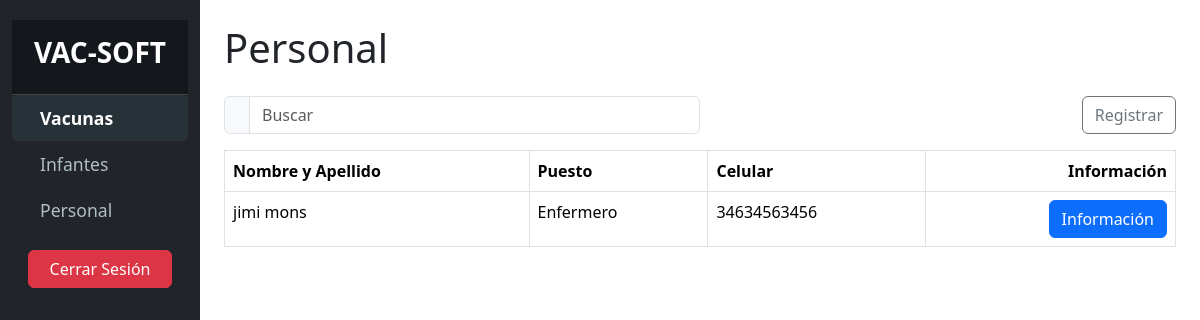
Screenshot of /personal.php (signed in) with the database file from the repository.
### tables this page shows
CREATE TABLE `personal` (
  `id` bigint(20) NOT NULL,
  `puesto` text DEFAULT NULL,
  `nombre` text DEFAULT NULL,
  `apellido` text DEFAULT NULL,
  `numero_cedula_identidad` text DEFAULT NULL,
  `celular` varchar(15) DEFAULT NULL
);

### personal.php (the view, shortened to what this page needs)
<?php
include_once 'conexion.php';
$query = "SELECT id, nombre, apellido, puesto, celular FROM personal";
$result = $conn->query($query);
?>
<!DOCTYPE html>
<html lang="es">
<head>
    <link rel="stylesheet" href="css/bootstrap.min.css">
    <link rel="stylesheet" href="css/styles.css">
</head>
<body>
    <div class="container-fluid">
        <div class="row">
            <nav id="sidebar" class="col-md-3 col-lg-2 d-md-block sidebar bg-dark d-flex flex-column">
                <div>
                    <div class="sidebar-header p-3 text-center">
                        <h3 class="text-white"><strong>VAC-SOFT</strong></h3>
                    </div>
                    <ul class="nav flex-column">
                        <li class="nav-item">
                            <a class="nav-link active" href="index.php">
                                <i class="bi bi-arrow-right-circle me-2"></i> Vacunas
                            </a>
                        </li>
                        <li class="nav-item">
                            <a class="nav-link" href="infantes.php">
                                <i class="bi bi-people me-2"></i> Infantes
                            </a>
                        </li>
                        <li class="nav-item">
                            <a class="nav-link" href="personal.php">
                                <i class="bi bi-person-badge me-2"></i> Personal
                            </a>
                        </li>
                    </ul>
                </div>
                <div class="mt-auto text-center p-3">
                    <a href="logout.php" class="btn btn-danger w-100">Cerrar Sesión</a>
                </div>
            </nav>
            <main class="col-md-9 ms-sm-auto col-lg-10 px-md-4">
                <h1 class="mt-4 mb-4">Personal</h1>
                <div class="d-flex justify-content-between align-items-center mb-3">
                    <div class="input-group w-50">
                        <span class="input-group-text" id="basic-addon1"><i class="bi bi-search"></i></span>
                        <input type="text" class="form-control" placeholder="Buscar" aria-label="Buscar" aria-describedby="basic-addon1">
                    </div>
                    <a href="registro_personal.php" class="btn btn-outline-secondary">Registrar</a>
                </div>
                <div class="table-responsive">
                    <table class="table table-bordered">
                        <thead>
                            <tr>
                                <th>Nombre y Apellido</th>
                                <th>Puesto</th>
                                <th>Celular</th>
                                <th class="text-end">Información</th>
                            </tr>
                        </thead>
                        <tbody>
                            <?php while ($row = $result->fetch_assoc()) : ?>
                                <tr>
                                    <td><?php echo $row['nombre'] . ' ' . $row['apellido']; ?></td>
                                    <td><?php echo $row['puesto']; ?></td>
                                    <td><?php echo $row['celular']; ?></td>
                                    <td class="text-end">
                                        <a href="informacion_personal.php?id=<?php echo $row['id']; ?>" class="btn btn-primary">Información</a>
                                    </td>
                                </tr>
                            <?php endwhile; ?>
                        </tbody>
                    </table>
                </div>
            </main>
        </div>
    </div>
</body>
</html>

### css/styles.css (style rules this page uses)
#sidebar { background-color: #1c1f26; color: #ffffff; min-height: 100vh; padding-top: 20px; }
#sidebar .sidebar-header { font-size: 1.5rem; font-weight: bold; background-color: #14171c; padding: 20px; border-bottom: 1px solid #444; }
#sidebar .nav-link { color: #b0bec5; font-size: 1.1rem; padding: 10px 20px; display: flex; align-items: center; transition: all 0.3s ease; }
#sidebar .nav-link.active { background-color: #263238; color: #ffffff; font-weight: bold; border-radius: 5px; }

### rows the page displays
personal: nombre "jimi", apellido "mons", puesto "Enfermero", celular "34634563456"
